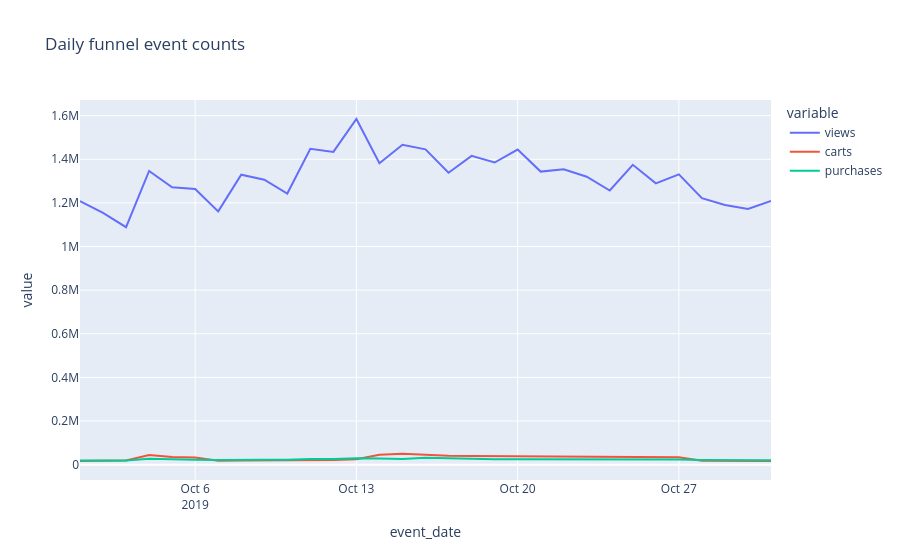
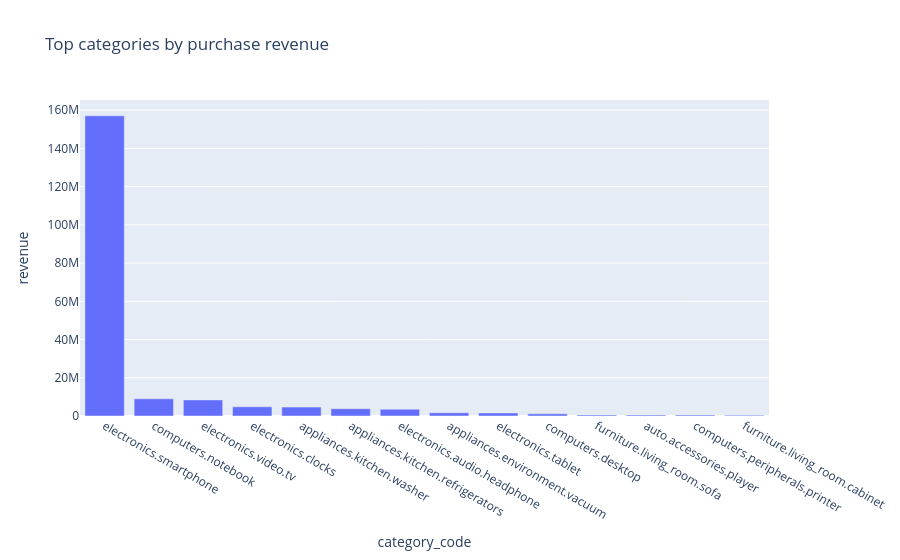

Here is the notebook cell these charts were saved with, in order:
### Markdown cell above
## Step 5/10 — First analytics: funnels + top categories

**What this does**: Computes basic funnel-style aggregates from the event log (views → carts → purchases) and then ranks categories by purchase revenue.

**Why we do it**: This gives you a business-level sanity check and intuition for feature engineering. If the funnel looks broken (e.g., purchases with zero views), something is wrong upstream.

**What to look for in the output (and how to interpret it)**:
- **Counts are non-zero**: you should see many views, fewer carts, fewer purchases.
- **`purchase_per_view`**: should be a small fraction (typical conversion rate). Sudden spikes can indicate promo days, bots, or ingest issues.
- **Top categories by revenue**: should be plausible; null/empty categories may float to the top if not handled.

**ClickHouse notes**:
- `countIf(...)` / `sumIf(...)` are ClickHouse conditional aggregates that are very common in analytics queries.

**Common issues + fixes**:
- **All zeros**: check that `events_typed` is populated (Step 3/4).
- **Null category explosion**: consider filtering/cleaning empty `category_code` (you already do some cleaning in ingestion).

### Code cell
print("Step 5/10: OLAP analytics (funnel + top categories/brands)")

# Query 1 (q_funnel): Daily funnel counts + purchase-per-view rate.
q_funnel = """
SELECT
  event_date,
  countIf(event_type='view') AS views,
  countIf(event_type='cart') AS carts,
  countIf(event_type='purchase') AS purchases,
  purchases / nullIf(views, 0) AS purchase_per_view
FROM events_typed
GROUP BY event_date
ORDER BY event_date
LIMIT 31
"""

df_funnel = ch_df(client, q_funnel, ["event_date","views","carts","purchases","purchase_per_view"])
print(df_funnel.head(5))

fig = px.line(df_funnel, x="event_date", y=["views","carts","purchases"], title="Daily funnel event counts")
fig.show()

# Query 2 (q_top_cat): Top categories ranked by purchase revenue.
q_top_cat = """
SELECT
  category_code,
  countIf(event_type='purchase') AS purchases,
  sumIf(price, event_type='purchase') AS revenue
FROM events_typed
GROUP BY category_code
ORDER BY revenue DESC
LIMIT 15
"""

df_top_cat = ch_df(client, q_top_cat, ["category_code","purchases","revenue"])
print(df_top_cat.head(10))

fig2 = px.bar(df_top_cat, x="category_code", y="revenue", title="Top categories by purchase revenue")
fig2.show()

### Figure 1 — Plotly figure (JSON) as saved in the notebook; plotly's stock layout.template omitted (floating-point values rounded to 4 significant figures)
{"data": [{"hovertemplate": "variable=views<br>event_date=%{x}<br>value=%{y}<extra></extra>", "legendgroup": "views", "line": {"color": "#636efa", "dash": "solid"}, "marker": {"symbol": "circle"}, "mode": "lines", "name": "views", "orientation": "v", "showlegend": true, "type": "scatter", "x": ["2019-10-01", "2019-10-02", "2019-10-03", "2019-10-04", "2019-10-05", "2019-10-06", "2019-10-07", "2019-10-08", "2019-10-09", "2019-10-10", "2019-10-11", "2019-10-12", "2019-10-13", "2019-10-14", "2019-10-15", "2019-10-16", "2019-10-17", "2019-10-18", "2019-10-19", "2019-10-20", "2019-10-21", "2019-10-22", "2019-10-23", "2019-10-24", "2019-10-25", "2019-10-26", "2019-10-27", "2019-10-28", "2019-10-29", "2019-10-30", "2019-10-31"], "xaxis": "x", "y": [1208280, 1154591, 1088725, 1346320, 1271348, 1264062, 1161101, 1329119, 1306363, 1243087, 1447669, 1433832, 1584677, 1381439, 1466305, 1445717, 1338311, 1415805, 1385171, 1444360, 1343574, 1354534, 1319988, 1256779, 1374584, 1289839, 1330894, 1221930, 1190081, 1172332, 1208582], "yaxis": "y"}, {"hovertemplate": "variable=carts<br>event_date=%{x}<br>value=%{y}<extra></extra>", "legendgroup": "carts", "line": {"color": "#EF553B", "dash": "solid"}, "marker": {"symbol": "circle"}, "mode": "lines", "name": "carts", "orientation": "v", "showlegend": true, "type": "scatter", "x": ["2019-10-01", "2019-10-02", "2019-10-03", "2019-10-04", "2019-10-05", "2019-10-06", "2019-10-07", "2019-10-08", "2019-10-09", "2019-10-10", "2019-10-11", "2019-10-12", "2019-10-13", "2019-10-14", "2019-10-15", "2019-10-16", "2019-10-17", "2019-10-18", "2019-10-19", "2019-10-20", "2019-10-21", "2019-10-22", "2019-10-23", "2019-10-24", "2019-10-25", "2019-10-26", "2019-10-27", "2019-10-28", "2019-10-29", "2019-10-30", "2019-10-31"], "xaxis": "x", "y": [16658, 17268, 19323, 43829, 35497, 32146, 18052, 18442, 18432, 18997, 21450, 20691, 24833, 44858, 49548, 45279, 40378, 40144, 39465, 40534, 36675, 36953, 36407, 35723, 36815, 34776, 34256, 17838, 17455, 16996, 16798], "yaxis": "y"}, {"hovertemplate": "variable=purchases<br>event_date=%{x}<br>value=%{y}<extra></extra>", "legendgroup": "purchases", "line": {"color": "#00cc96", "dash": "solid"}, "marker": {"symbol": "circle"}, "mode": "lines", "name": "purchases", "orientation": "v", "showlegend": true, "type": "scatter", "x": ["2019-10-01", "2019-10-02", "2019-10-03", "2019-10-04", "2019-10-05", "2019-10-06", "2019-10-07", "2019-10-08", "2019-10-09", "2019-10-10", "2019-10-11", "2019-10-12", "2019-10-13", "2019-10-14", "2019-10-15", "2019-10-16", "2019-10-17", "2019-10-18", "2019-10-19", "2019-10-20", "2019-10-21", "2019-10-22", "2019-10-23", "2019-10-24", "2019-10-25", "2019-10-26", "2019-10-27", "2019-10-28", "2019-10-29", "2019-10-30", "2019-10-31"], "xaxis": "x", "y": [19307, 19469, 19255, 27041, 23494, 22171, 21378, 23072, 22748, 21993, 26224, 25373, 29561, 28405, 26372, 31394, 28318, 25850, 24657, 25098, 25167, 25385, 24731, 23999, 23929, 22653, 23403, 21112, 20374, 20817, 20099], "yaxis": "y"}], "layout": {"legend": {"title": {"text": "variable"}, "tracegroupgap": 0}, "title": {"text": "Daily funnel event counts"}, "xaxis": {"anchor": "y", "domain": [0, 1], "title": {"text": "event_date"}}, "yaxis": {"anchor": "x", "domain": [0, 1], "title": {"text": "value"}}}}

### Figure 2 — Plotly figure (JSON) as saved in the notebook; plotly's stock layout.template omitted (floating-point values rounded to 4 significant figures)
{"data": [{"hovertemplate": "category_code=%{x}<br>revenue=%{y}<extra></extra>", "legendgroup": "", "marker": {"color": "#636efa", "pattern": {"shape": ""}}, "name": "", "orientation": "v", "showlegend": false, "textposition": "auto", "type": "bar", "x": ["electronics.smartphone", null, "computers.notebook", "electronics.video.tv", "electronics.clocks", "appliances.kitchen.washer", "appliances.kitchen.refrigerators", "electronics.audio.headphone", "appliances.environment.vacuum", "electronics.tablet", "computers.desktop", "furniture.living_room.sofa", "auto.accessories.player", "computers.peripherals.printer", "furniture.living_room.cabinet"], "xaxis": "x", "y": [157000000.0, 22920000.0, 8980000.0, 8423000.0, 4818000.0, 4659000.0, 3830000.0, 3539000.0, 1716000.0, 1611000.0, 1117000.0, 569900.0, 523200.0, 493900.0, 452400.0], "yaxis": "y"}], "layout": {"barmode": "relative", "legend": {"tracegroupgap": 0}, "title": {"text": "Top categories by purchase revenue"}, "xaxis": {"anchor": "y", "domain": [0, 1], "title": {"text": "category_code"}}, "yaxis": {"anchor": "x", "domain": [0, 1], "title": {"text": "revenue"}}}}
